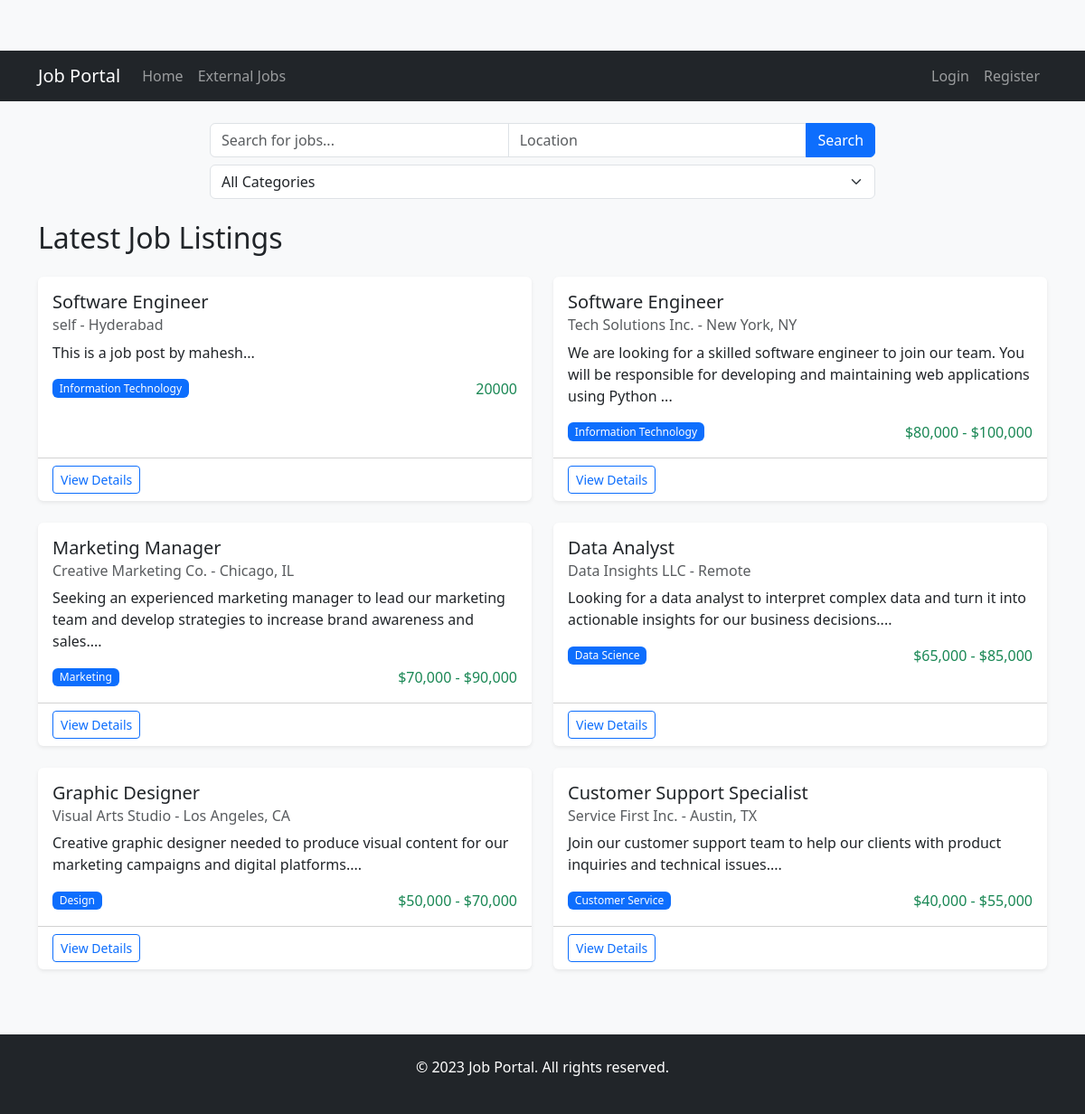
The page / on the database its author committed.
### app.py (models this page shows, shortened)
class Job(db.Model):
    id = db.Column(db.Integer, primary_key=True)
    title = db.Column(db.String(200), nullable=False)
    description = db.Column(db.Text, nullable=False)
    salary = db.Column(db.String(50), nullable=False)
    location = db.Column(db.String(100), nullable=False)
    category = db.Column(db.String(100), nullable=False)
    company = db.Column(db.String(100), nullable=False)
    posted_by = db.Column(db.Integer, db.ForeignKey('user.id'), nullable=False)
    is_external = db.Column(db.Boolean, default=False)
    external_id = db.Column(db.String(100), nullable=True)
    external_url = db.Column(db.String(200), nullable=True)
    posted_date = db.Column(db.DateTime, server_default=db.func.now())

### app.py (the view)
@app.route('/')
def index():
    internal_jobs = Job.query.filter_by(is_external=False).order_by(Job.posted_date.desc()).limit(10).all()
    return render_template('index.html', jobs=internal_jobs)

### templates/index.html (shortened to what this page needs)
{% extends "base.html" %}
{% block content %}
<div class="row mb-4">
    <div class="col-md-8 mx-auto">
        <form action="{{ url_for('search_jobs') }}" method="GET">
            <div class="input-group">
                <input type="text" class="form-control" name="q" placeholder="Search for jobs..." value="{{ search_query if search_query }}">
                <input type="text" class="form-control" name="location" placeholder="Location" value="{{ location if location }}">
                <button class="btn btn-primary" type="submit">Search</button>
            </div>
            <div class="mt-2">
                <select name="category" class="form-select">
                    <option value="">All Categories</option>
                </select>
            </div>
        </form>
    </div>
</div>
<h2 class="mb-4">Latest Job Listings</h2>
{% if jobs %}
    <div class="row">
        {% for job in jobs %}
            <div class="col-md-6 mb-4">
                <div class="card h-100">
                    <div class="card-body">
                        <h5 class="card-title">{{ job.title }}</h5>
                        <h6 class="card-subtitle mb-2 text-muted">{{ job.company }} - {{ job.location }}</h6>
                        <p class="card-text">{{ job.description[:150] }}...</p>
                        <div class="d-flex justify-content-between align-items-center">
                            <span class="badge bg-primary">{{ job.category }}</span>
                            <span class="text-success">{{ job.salary }}</span>
                        </div>
                    </div>
                    <div class="card-footer bg-transparent">
                        <a href="{{ url_for('job_details', job_id=job.id) }}" class="btn btn-sm btn-outline-primary">View Details</a>
                    </div>
                </div>
            </div>
        {% endfor %}
    </div>
{% else %}
    <div class="alert alert-info">No jobs found matching your criteria.</div>
{% endif %}
{% endblock %}

### templates/base.html (shortened to what this page needs)
<!DOCTYPE html>
<html lang="en">
<head>
    <link href="https://cdn.jsdelivr.net/npm/bootstrap@5.3.0/dist/css/bootstrap.min.css" rel="stylesheet">
    <link rel="stylesheet" href="{{ url_for('static', filename='css/style.css') }}">
</head>
<body>
    <nav class="navbar navbar-expand-lg navbar-dark bg-dark">
        <div class="container">
            <a class="navbar-brand" href="{{ url_for('index') }}">Job Portal</a>
            <div class="collapse navbar-collapse" id="navbarNav">
                <ul class="navbar-nav me-auto">
                    <li class="nav-item">
                        <a class="nav-link" href="{{ url_for('index') }}">Home</a>
                    </li>
                    <li class="nav-item">
                        <a class="nav-link" href="{{ url_for('external_jobs') }}">External Jobs</a>
                    </li>
                </ul>
                <ul class="navbar-nav">
                    {% if 'user_id' in session %}
                        <li class="nav-item">
                            <span class="nav-link">Welcome, {{ session['username'] }}</span>
                        </li>
                        <li class="nav-item">
                            <a class="nav-link" href="{{ url_for('logout') }}">Logout</a>
                        </li>
                    {% else %}
                        <li class="nav-item">
                            <a class="nav-link" href="{{ url_for('login') }}">Login</a>
                        </li>
                        <li class="nav-item">
                            <a class="nav-link" href="{{ url_for('register') }}">Register</a>
                        </li>
                    {% endif %}
                </ul>
            </div>
        </div>
    </nav>
    <div class="container mt-4">
        {% block content %}{% endblock %}
    </div>
    <footer class="bg-dark text-white mt-5 py-4">
        <div class="container text-center">
            <p>&copy; 2023 Job Portal. All rights reserved.</p>
        </div>
    </footer>
</body>
</html>

### static/css/style.css (style rules this page uses)
body { padding-top: 56px; background-color: #f8f9fa; }
.card { transition: transform 0.2s; border: none; box-shadow: 0 0.125rem 0.25rem rgba(0, 0, 0, 0.075); }
.badge { font-weight: 500; }
footer { margin-top: 3rem; }

### rows shown on the page
Job: title "Software Engineer", company "self", location "Hyderabad", description "This is a job post by mahesh", category "Information Technology", salary "20000"
Job: title "Software Engineer", company "Tech Solutions Inc.", location "New York, NY", description "We are looking for a skilled software engineer to join our team. You will be responsible for developing and maintaining web applications using Python", category "Information Technology", salary "$80,000 - $100,000"
Job: title "Marketing Manager", company "Creative Marketing Co.", location "Chicago, IL", description "Seeking an experienced marketing manager to lead our marketing team and develop strategies to increase brand awareness and sales.", category "Marketing", salary "$70,000 - $90,000"
Job: title "Data Analyst", company "Data Insights LLC", location "Remote", description "Looking for a data analyst to interpret complex data and turn it into actionable insights for our business decisions.", category "Data Science", salary "$65,000 - $85,000"
Job: title "Graphic Designer", company "Visual Arts Studio", location "Los Angeles, CA", description "Creative graphic designer needed to produce visual content for our marketing campaigns and digital platforms.", category "Design", salary "$50,000 - $70,000"
Job: title "Customer Support Specialist", company "Service First Inc.", location "Austin, TX", description "Join our customer support team to help our clients with product inquiries and technical issues.", category "Customer Service", salary "$40,000 - $55,000"
